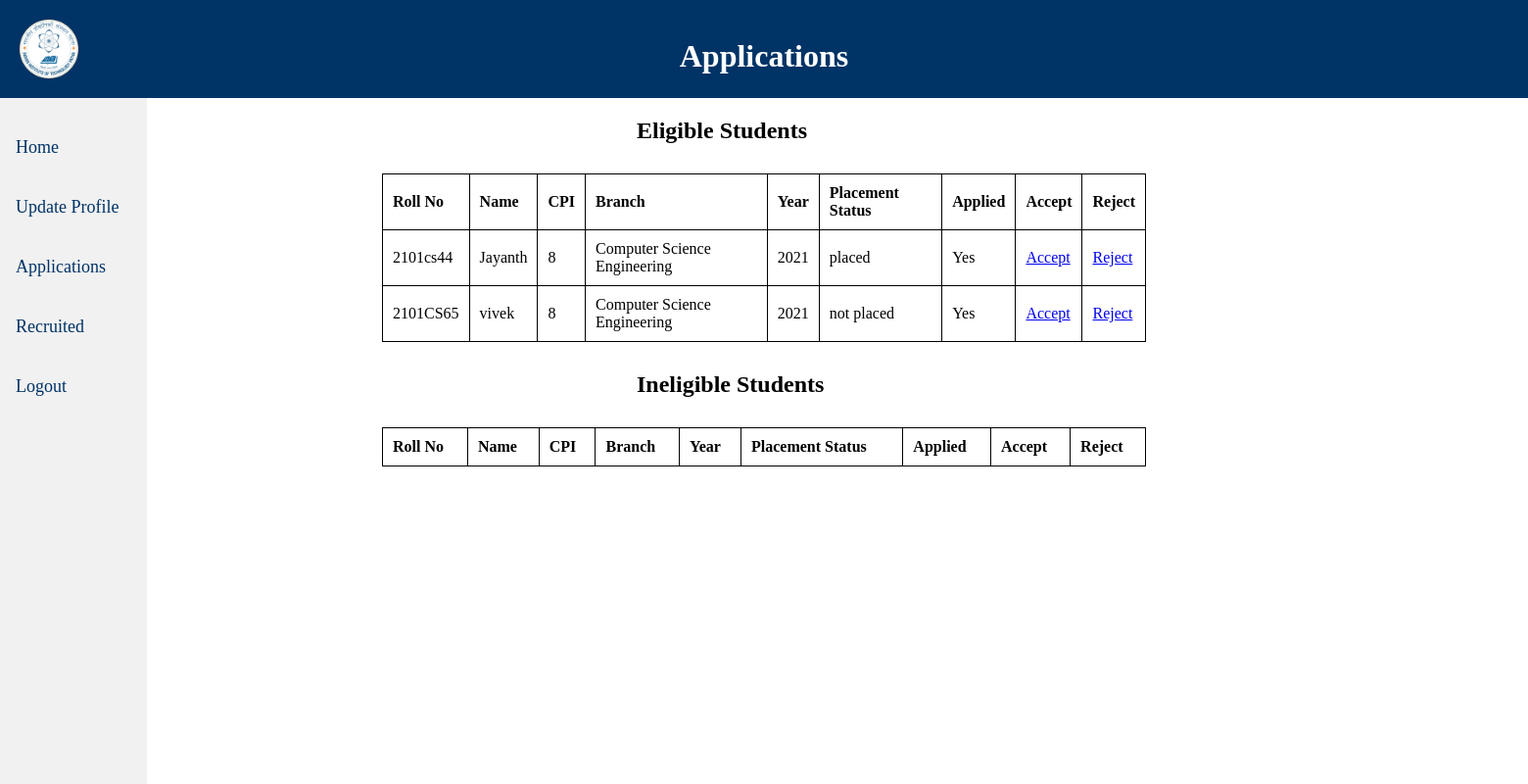
The app's page /applications.php (signed in) with its own data.
### tables this page shows
CREATE TABLE `students` (
  `rollNo` varchar(100) NOT NULL,
  `name` varchar(100) NOT NULL,
  `password` varchar(100) NOT NULL,
  `marks` double NOT NULL,
  `cpi` double NOT NULL,
  `age` int(11) NOT NULL,
  `branch` varchar(100) NOT NULL,
  `dept` varchar(100) NOT NULL,
  `areaOfIntrest` varchar(100) NOT NULL,
  `year` int(11) NOT NULL,
  `placementStatus` varchar(20) NOT NULL
);

### applications.php (the view, shortened to what this page needs)
<!DOCTYPE html>
<html>
<head>
</head>
<body>
<header>
	<img src="iit_patna_logo.png" alt="IIT Patna Logo" class="logo" width=60px height=60px>
		<centre>
		<h1>Applications</h1>
		</centre>
	</header>
    <div class="side-nav">
	<a href="companyinfo.php">Home</a>
	<a href="company_update.php">Update Profile</a>
	<a href="applications.php">Applications</a>
	<a href="recruited.php">Recruited</a>
	<a href="companylogin.php">Logout</a>
</div>
	<?php
		$servername = "localhost:3307";
		$username = "root";
		$password = "";
		$dbname = "miniproject";
		$conn = mysqli_connect($servername, $username, $password, $dbname);
		$email = $_SESSION['email'];
		$sql = "SELECT rollNo FROM applications WHERE email='$email'";
		$result = mysqli_query($conn, $sql);
		$applicants = array();
		if (mysqli_num_rows($result) > 0) {
			while ($row = mysqli_fetch_assoc($result)) {
				$applicants[] = $row['rollNo'];
			}
		}
		$sql = "SELECT * FROM Students WHERE (rollNo in (SELECT rollno FROM applications WHERE email='$email')) and cpi >= (SELECT minimum_cpi FROM Company WHERE email='$email')";
		$result = mysqli_query($conn, $sql);
		$eligible_students = array();
		if (mysqli_num_rows($result) > 0) {
			while ($row = mysqli_fetch_assoc($result)) {
				$eligible_students[] = $row;
				if (in_array($row['rollNo'], $applicants)) {
					$eligible_students[count($eligible_students) - 1]['applied'] = true;
				}
			}
		}
		echo "<h2>Eligible Students</h2>";
		echo "<table>";
		echo "<tr><th>Roll No</th><th>Name</th><th>CPI</th><th>Branch</th><th>Year</th><th>Placement Status</th><th>Applied</th><th>Accept</th><th>Reject</th></tr>";
		foreach ($eligible_students as $student) {
			echo "<tr>";
			echo "<td>".$student['rollNo']."</td>";
			echo "<td>".$student['name']."</td>";
			echo "<td>".$student['cpi']."</td>";
			echo "<td>".$student['branch']."</td>";
            echo "<td>".$student['year']."</td>";
            echo "<td>".$student['placementStatus']."</td>";
            echo "<td>".(isset($student['applied']) ? "Yes" : "No")."</td>";
			echo "<td><a href='accept.php?id=" . $student['rollNo'] . "'>Accept</a></td>";
            echo "<td><a href='reject.php?id=" . $student['rollNo'] . "'>Reject</a></td>";
            echo "</tr>";
        }
        echo "</table>";
		echo "<h2>Ineligible Students</h2>";
	echo "<table>";
	echo "<tr><th>Roll No</th><th>Name</th><th>CPI</th><th>Branch</th><th>Year</th><th>Placement Status</th><th>Applied</th><th>Accept</th><th>Reject</th></tr>";
    echo "</table>";
        ?>

### applications.php (style rules this page uses)
body { margin: 0; padding: 0; }
header { background-color: #003366; color: white; padding: 20px; text-align: center; height: 60px; }
h1 { margin-top: -45px; }
h2 { margin-left:650px; }
.logo { max-height: 80px; margin-right: 1500px; }
table { border-collapse: collapse; margin: 30px auto; width: 50%; }
th, td { padding: 10px; border: 1px solid black; text-align: left; }
.side-nav { height: 100%; width: 150px; position: fixed; top: 100px; left: 0; background-color: #f1f1f1; overflow-x: hidden; padding-top: 20px; }
.side-nav a { padding: 20px 10px 20px 16px; text-decoration: none; font-size: 18px; color: #003366; display: block; transition: 0.3s; }

### records on screen
students: rollNo "2101cs44", name "Jayanth", cpi "8", branch "Computer Science Engineering", year "2021", placementStatus "placed"
students: rollNo "2101CS65", name "vivek", cpi "8", branch "Computer Science Engineering", year "2021", placementStatus "not placed"
